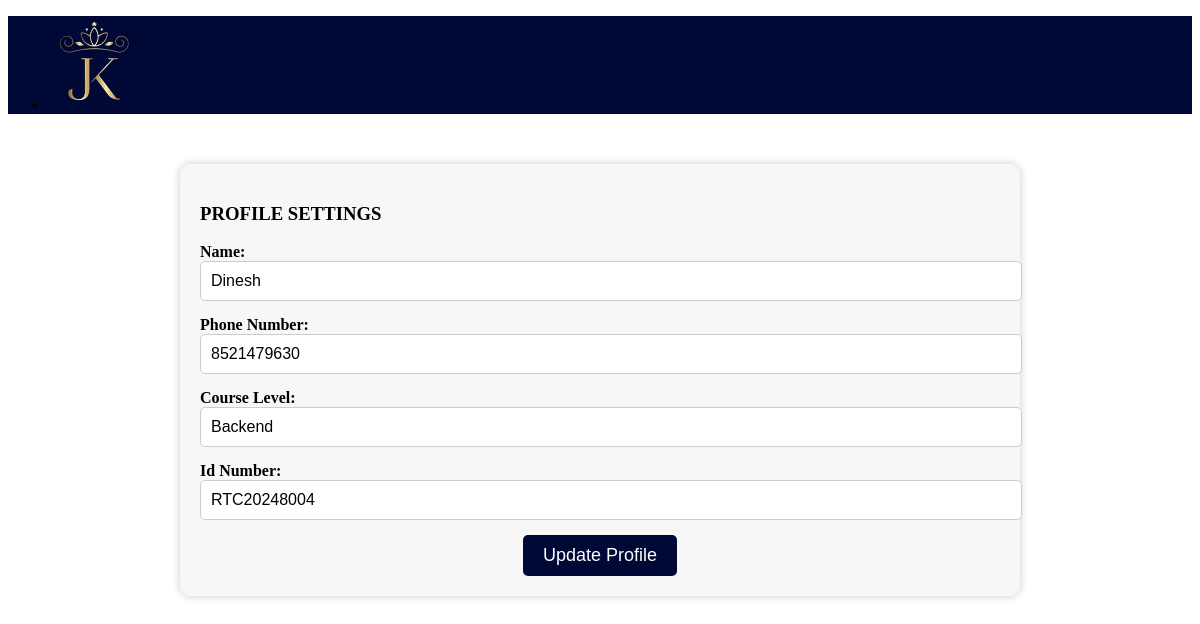
Page /staff_profile_update.php (signed in) on the committed database.
### tables this page shows
CREATE TABLE `staff_login` (
  `Staff_Name` varchar(200) NOT NULL,
  `PhoneNumber` varchar(50) NOT NULL,
  `AreaOfInterest` varchar(50) NOT NULL,
  `IdNumber` varchar(100) NOT NULL,
  `Staff_email` varchar(50) NOT NULL,
  `Staff_Password` varchar(100) NOT NULL
);

### staff_profile_update.php (the view, shortened to what this page needs)
<!DOCTYPE html>
<html lang="en">
<head>
    <link rel="stylesheet" href="https://cdn.jsdelivr.net/npm/uikit@3.16.26/dist/css/uikit.min.css" />
    <link rel="stylesheet" href="./style.css">
    <link rel="stylesheet" href="./common.css">
</head>
<body>
    <div class="js-navbar">
        <nav class="uk-navbar-container">
            <div class="uk-container">
                <div uk-navbar>
                    <div class="uk-navbar-left">
                        <ul class="uk-navbar-nav">
                            <li class="uk-active">
                                <a href="#" class="js-text-white uk-text-bold">
                                    <img src="./assets/brandlogo.png" alt="">
                                </a>
                            </li>
                        </ul>
                    </div>
                </div>
            </div>
        </nav>
    </div>
    <div class="container">
        <h3 class="edit_information">PROFILE SETTINGS</h3>
        <?php
$Staff_Name= "";
$PhoneNumber = "";
$AreaOfInterest = "";
$IdNumber = "";
$conn = new mysqli("localhost", "root", "", "projects");
if(isset($_SESSION['Staff_email'])){
    $Staff_email = $_SESSION['Staff_email'];
    $sql = "SELECT * FROM staff_login WHERE Staff_email = ?";
    $stmt = $conn->prepare($sql);
    $stmt->bind_param("s", $Staff_email);
    if ($stmt->execute()) {
        $result = $stmt->get_result();
        if ($result->num_rows > 0) {
            $row = $result->fetch_assoc();
            $Staff_Name= $row["Staff_Name"];
            $PhoneNumber = $row["PhoneNumber"];
            $AreaOfInterest = $row["AreaOfInterest"];
            $IdNumber = $row["IdNumber"];
        } else {
            echo "User not found.";
        }
    } else {
        echo "Error fetching user details: " . $stmt->error;
    }
} else {
    echo "User not logged in.";
}
?>
<form id="updateForm" method="post" action="staff_pu_second.php">
    <label class="profile_details_text" for="Name">Name:</label>
    <input class="form-control" type="text" name="Staff_Name" required value="<?php echo $Staff_Name; ?>">
    <label class="profile_details_text" for="PhoneNumber">Phone Number:</label>
    <input class="form-control" type="text" name="PhoneNumber" required value="<?php echo $PhoneNumber; ?>">
    <label class="profile_details_text" for="AreaOfInterest">Course Level:</label>
    <input class="form-control" type="text" name="AreaOfInterest" required value="<?php echo $AreaOfInterest; ?>">
    <label class="profile_details_text" for="IdNumber">Id Number:</label>
    <input class="form-control" type="text" name="IdNumber" required value="<?php echo $IdNumber; ?>">
    <div class="submit">
        <input class="btn-success" type="submit" value="Update Profile">
    </div>
</form>
    </div>
</body>
</html>

### style.css (style rules this page uses)
:root { --pink: #f51983; --white: #fff; --black: #000; --grey: #c2c2c2; --blue: #000836; --light-blue: #002866; --gold: #cca968; }
.uk-navbar-container:not(.uk-navbar-transparent) { background: var(--blue); }
.js-text-white { color: var(--white) !important; }

### common.css (style rules this page uses)
:root { --pink: #f51983; --white: #fff; --black: #000; --grey: #c2c2c2; --blue: #000836; --light-blue: #002866; }

### staff_profile_update.php (style rules this page uses)
.container { margin: 20px auto; max-width: 800px; padding: 20px; background-color: #f7f7f7; border-radius: 10px; box-shadow: 0 0 10px rgba(0, 0, 0, 0.2); }
@media (min-width: 768px) { .container { margin-top: 50px; } }
.profile_details_text { font-weight: bold; }
.form-control { width: 100%; padding: 10px; margin-bottom: 15px; border: 1px solid #ccc; border-radius: 5px; font-size: 16px; }
.submit { text-align: center; }
.btn-success { background-color: var(--blue); color: white; padding: 10px 20px; border: none; border-radius: 5px; cursor: pointer; font-size: 18px; }

### rows in the picture
staff_login: Staff_Name "Dinesh", PhoneNumber "8521479630", AreaOfInterest "Backend", IdNumber "RTC20248004"
